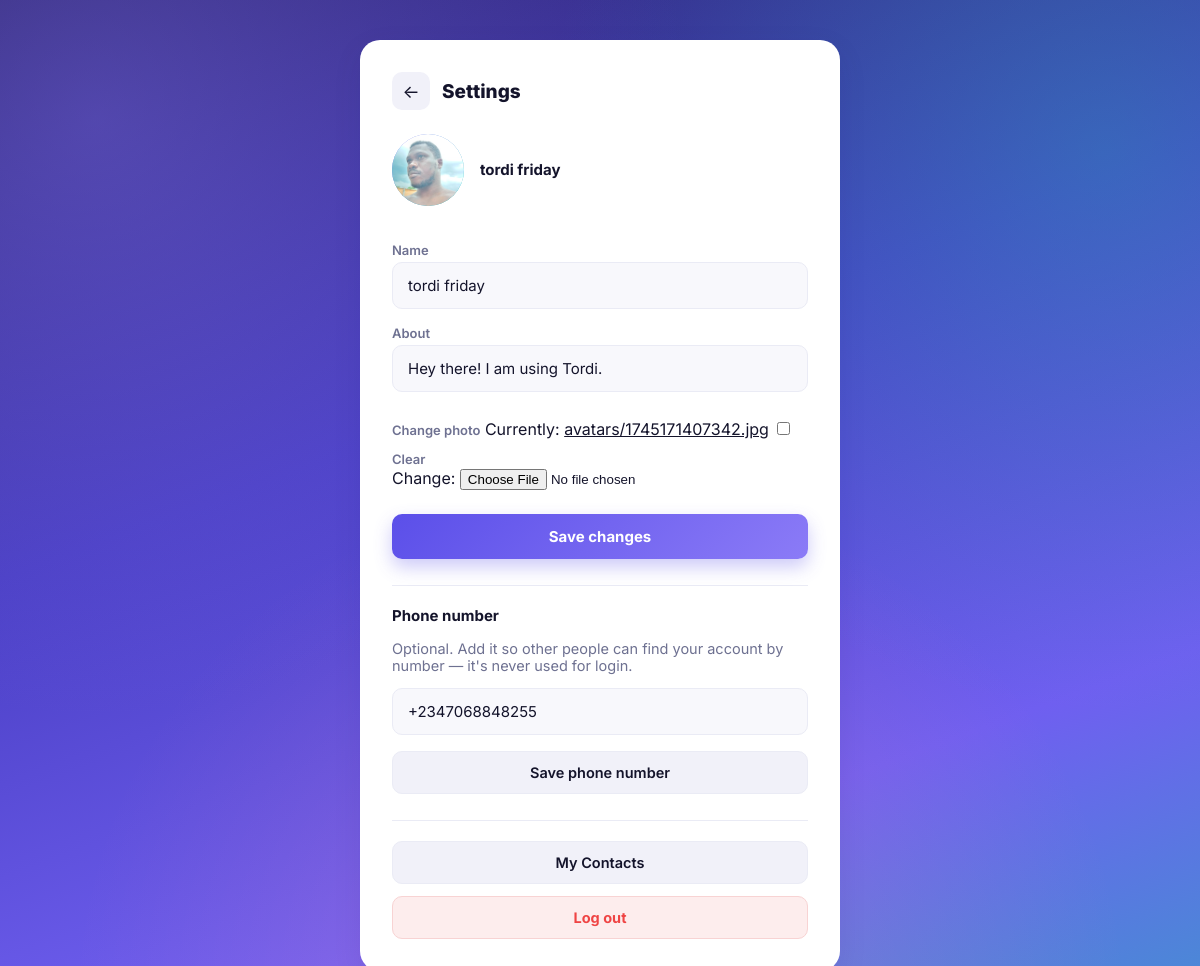
The app's page /accounts/settings/ (signed in), older data.
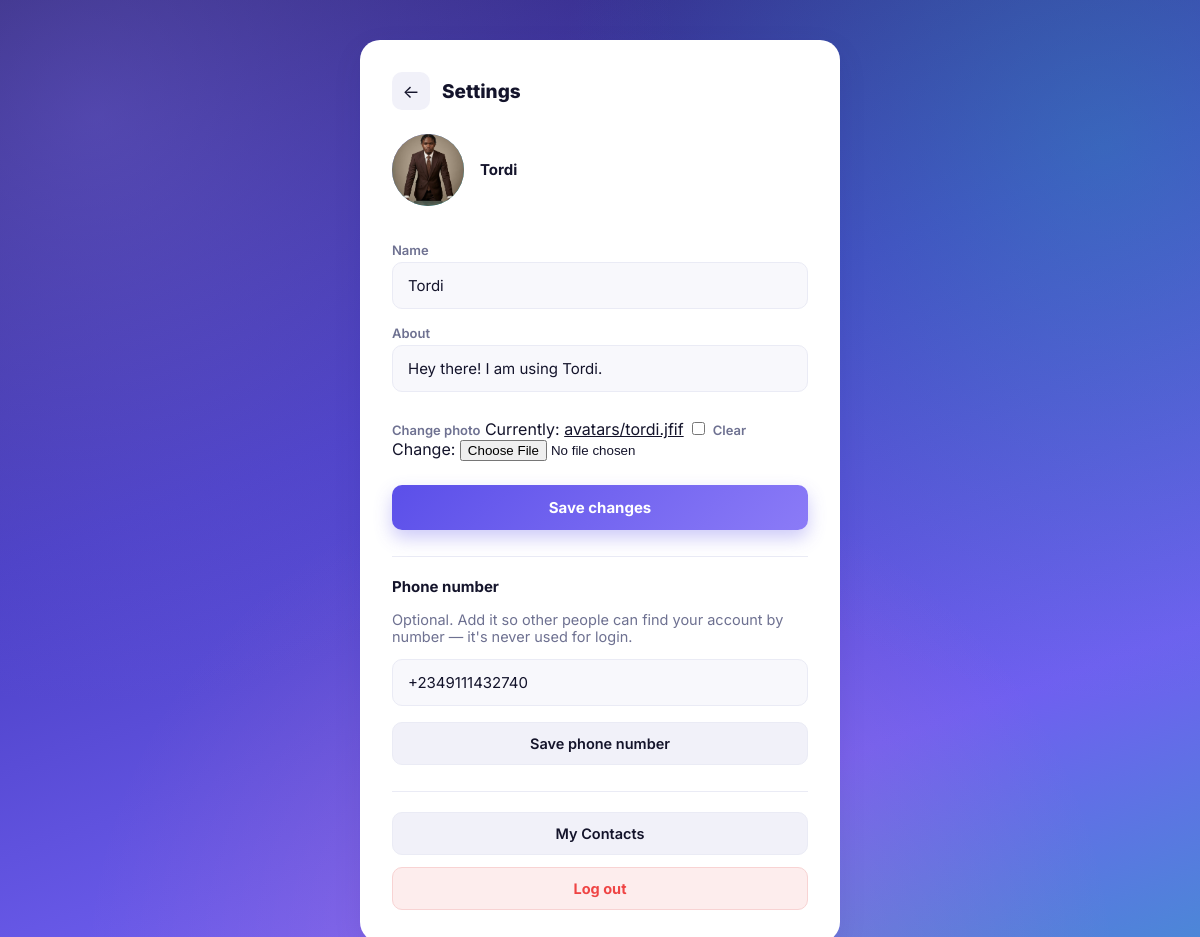
The same page, newer data.
### accounts/models.py (models this page shows, shortened)
class User(AbstractBaseUser, PermissionsMixin):
    email = models.EmailField(unique=True)
    phone_number = models.CharField(max_length=20, unique=True, null=True, blank=True)
    full_name = models.CharField(max_length=150, blank=True)
    about = models.CharField(max_length=255, blank=True, default='Hey there! I am using Tordi.')
    avatar = models.ImageField(upload_to='avatars/', blank=True, null=True)
    is_verified = models.BooleanField(default=False)
    is_active = models.BooleanField(default=True)
    is_staff = models.BooleanField(default=False)
    last_seen = models.DateTimeField(null=True, blank=True)
    date_joined = models.DateTimeField(auto_now_add=True)
    ONLINE_THRESHOLD_SECONDS = 20
    USERNAME_FIELD = 'email'
    REQUIRED_FIELDS = []
    objects = UserManager()
    def display_name(self):
        return self.full_name or self.email.split('@')[0]

### accounts/views.py (the view)
# urls.py: path('settings/', views.settings_view, name='settings'),
@login_required
def settings_view(request):
    if request.method == 'POST':
        form = ProfileForm(request.POST, request.FILES, instance=request.user)
        if form.is_valid():
            form.save()
            messages.success(request, 'Profile updated.')
            return redirect('settings')
    else:
        form = ProfileForm(instance=request.user)
    phone_form = PhoneNumberForm(instance=request.user)
    return render(request, 'accounts/settings.html', {'form': form, 'phone_form': phone_form})

### accounts/forms.py (shortened to what this page needs)
class ProfileForm(forms.ModelForm):
    class Meta:
        model = User
        fields = ['full_name', 'about', 'avatar']
        widgets = {
            'full_name': forms.TextInput(attrs={'class': 'form-input', 'placeholder': 'Your name'}),
            'about': forms.TextInput(attrs={'class': 'form-input', 'placeholder': 'About'}),
        }

class PhoneNumberForm(forms.ModelForm):
    class Meta:
        model = User
        fields = ['phone_number']
        widgets = {
            'phone_number': forms.TextInput(attrs={
                'class': 'form-input',
                'placeholder': '+234 801 234 5678',
            }),
        }

### templates/accounts/settings.html (shortened to what this page needs)
{% extends 'base.html' %}
{% block content %}
<div class="settings-wrapper">
  <div class="settings-card">
    <div class="settings-top">
      <a href="{% url 'inbox' %}" class="icon-btn" title="Back to chats">←</a>
      <h1 class="settings-title">Settings</h1>
    </div>
    <div class="settings-avatar-row">
      <div class="avatar">
        {% if request.user.avatar %}<img src="{{ request.user.avatar.url }}" alt="">{% else %}{{ request.user.display_name|first|upper }}{% endif %}
      </div>
      <div>
        <div style="font-weight:700; font-size:15px;">{{ request.user.display_name }}</div>
      </div>
    </div>
    <form method="post" enctype="multipart/form-data" novalidate>
      <label for="{{ form.full_name.id_for_label }}">Name</label>
      {{ form.full_name }}
      <label for="{{ form.about.id_for_label }}">About</label>
      {{ form.about }}
      <div class="avatar-upload" style="margin-top:14px;">
        <label for="{{ form.avatar.id_for_label }}">Change photo</label>
        {{ form.avatar }}
      </div>
      <button type="submit" class="btn-primary">Save changes</button>
    </form>
    <hr class="divider">
    <h2 style="font-size:15px; margin:0 0 4px;">Phone number</h2>
    <p class="subtitle" style="text-align:left; margin-bottom:14px;">
      Optional. Add it so other people can find your account by number — it's never used for login.
    </p>
    <form method="post" action="{% url 'update_phone' %}" novalidate>
      {{ phone_form.phone_number }}
      <button type="submit" class="btn-secondary" style="margin-top:12px;">Save phone number</button>
    </form>
    <hr class="divider">
    <a href="{% url 'contacts_list' %}" class="btn-secondary" style="display:block; text-align:center; text-decoration:none; box-sizing:border-box;">
      My Contacts
    </a>
    <div style="height:12px;"></div>
    <form method="post" action="{% url 'logout' %}">
      <button type="submit" class="btn-danger">Log out</button>
    </form>
  </div>
</div>
{% endblock %}

### templates/base.html (shortened to what this page needs)
<!DOCTYPE html>
<html lang="en">
<head>
  <link rel="stylesheet" href="/static/css/style.css">
</head>
<body>
  {% block content %}{% endblock %}
</body>
</html>

### static/css/style.css (style rules this page uses)
:root { --brand: #5B4FE9; --brand-2: #7C6FF0; --brand-dark: #3F35B5; --accent: #17C3B2; --sent-grad: linear-gradient(135deg, #5B4FE9 0%, #8B7BF7 100%); --bg: #F3F4FB; --surface: #FFFFFF; --border: #EAEBF5; --text: #14142B; --muted: #6E7191; --danger: #EF4444; --radius-lg: 20px; --radius-md: 14px; --radius-sm: 10px; --shadow-soft: 0 10px 30px rgba(30, 20, 90, 0.08); --shadow-pop: 0 16px 40px rgba(30, 20, 90, 0.16); }
* { box-sizing: border-box; }
html, body { height: 100%; }
body { margin: 0; font-family: 'Inter', -apple-system, BlinkMacSystemFont, 'Segoe UI', Helvetica, Arial, sans-serif; background: radial-gradient(circle at 8% 12%, rgba(139, 123, 247, 0.35), transparent 42%), radial-gradient(circle at 92% 15%, rgba(23, 195, 178, 0.30), transparent 40%), radial-gradient(circle at 50% 100%, rgba(255, 141, 161, 0.22), transparent 45%), linear-gradient(160deg, #2C2470 0%, #4A3FC4 40%, #6F5FF0 75%, #17C3B2 130%); background-attachment: fixed; color: var(--text); -webkit-font-smoothing: antialiased; }
a { color: inherit; }
.subtitle { color: var(--muted); font-size: 14.5px; margin-bottom: 28px; }
.form-input { width: 100%; padding: 13px 15px; border: 1.5px solid var(--border); border-radius: var(--radius-sm); font-size: 15px; font-family: inherit; outline: none; background: #F8F8FC; color: var(--text); transition: border-color 0.15s, background 0.15s, box-shadow 0.15s; }
.btn-primary { margin-top: 20px; padding: 13px; background: var(--sent-grad); color: white; border: none; border-radius: var(--radius-sm); font-size: 15px; font-weight: 700; cursor: pointer; font-family: inherit; transition: transform 0.12s, box-shadow 0.12s, opacity 0.12s; box-shadow: 0 8px 18px rgba(91, 79, 233, 0.3); }
.btn-secondary { margin-top: 10px; padding: 12px; background: #F1F1F9; color: var(--text); border: 1.5px solid var(--border); border-radius: var(--radius-sm); font-size: 14.5px; font-weight: 600; cursor: pointer; font-family: inherit; }
.btn-danger { padding: 12px; background: #FDEDED; color: var(--danger); border: 1.5px solid #F8D3D3; border-radius: var(--radius-sm); font-size: 14.5px; font-weight: 700; cursor: pointer; font-family: inherit; width: 100%; }
.icon-btn { color: white; text-decoration: none; font-size: 18px; width: 38px; height: 38px; border-radius: 10px; display: flex; align-items: center; justify-content: center; background: rgba(255,255,255,0.15); transition: background 0.12s; border: none; cursor: pointer; }
.avatar { width: 44px; height: 44px; border-radius: 50%; background: linear-gradient(135deg, #8B7BF7, #17C3B2); color: white; display: flex; align-items: center; justify-content: center; font-weight: 700; font-size: 16px; position: relative; flex-shrink: 0; overflow: hidden; }
.avatar img { width: 100%; height: 100%; object-fit: cover; }
.settings-wrapper { min-height: 100vh; display: flex; justify-content: center; align-items: flex-start; padding: 40px 20px; }
.settings-card { background: var(--surface); border-radius: var(--radius-lg); padding: 32px; width: 100%; max-width: 480px; box-shadow: var(--shadow-soft); height: fit-content; }
.settings-top { display: flex; align-items: center; gap: 12px; margin-bottom: 24px; }
.settings-top a.icon-btn { background: #F1F1F9; color: var(--text); }
.settings-title { font-size: 19px; font-weight: 800; margin: 0; }
.settings-avatar-row { display: flex; align-items: center; gap: 16px; margin-bottom: 24px; }
.settings-avatar-row .avatar { width: 72px; height: 72px; font-size: 26px; }
.avatar-upload label { display: inline-block; font-size: 13px; font-weight: 700; color: var(--brand); cursor: pointer; margin-top: 0; }
.settings-card form { display: flex; flex-direction: column; gap: 4px; }
.settings-card label { font-size: 13px; font-weight: 600; color: var(--muted); margin-top: 12px; }
.divider { height: 1px; background: var(--border); margin: 26px 0 20px; border: none; }

Row changes from the older to the newer data that the page shows:
changed User "Hey there! I am using Tordi.": user.avatar: a different picture; user.display_name "tordi friday" → "Tordi"; full_name "tordi friday" → "Tordi"; phone_number "+2347068848255" → "+2349111432740"
Text that changed along with them:
text no longer shown: "Currently: avatars/1745171407342.jpg Clear Change:"
text now shown: "Currently: avatars/tordi.jfif Clear Change:"
